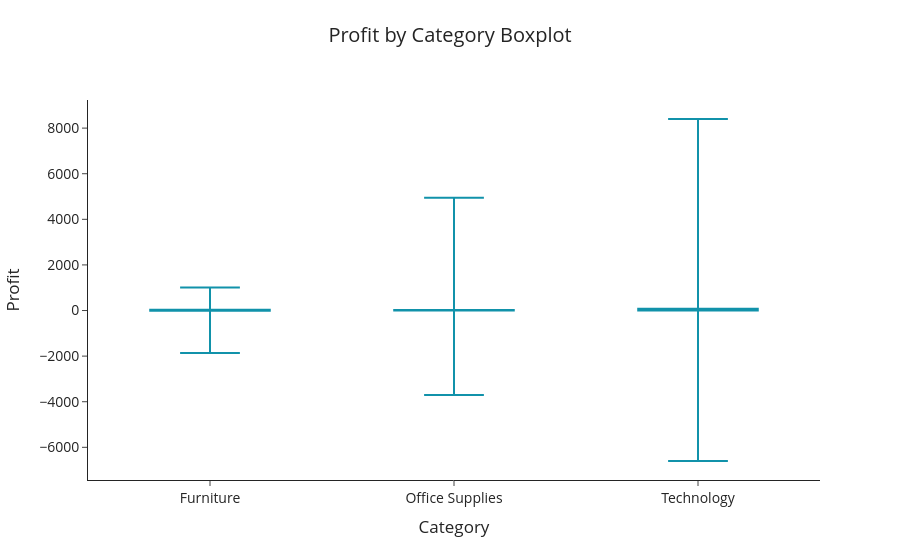

Here is the notebook cell this chart was saved with:
### Code cell
# Sales by Category
fig = go.Figure(
    go.Box(x = df['Category'],
           y = df['Profit'],
           notched = True,
           boxpoints = False,
           marker_color = colors[0])
)


#Set Title and x/y axis labels
fig.update_layout(
    xaxis_title="Category",
    yaxis_title="Profit",
    showlegend = False,
    font = dict(
            size = 14
            ),    
    title={
        'text': "Profit by Category Boxplot",
        'y':0.95,
        'x':0.5
        },
    template = 'simple_white'
    )

fig.show()

### Figure 1 — Plotly figure (JSON) as saved in the notebook; plotly's stock layout.template omitted (floating-point values rounded to 4 significant figures; data arrays with more than 128 entries replaced by an {"elided": "..."} marker saying what was removed)
{"data": [{"boxpoints": false, "marker": {"color": "#1192AA"}, "notched": true, "type": "box", "x": {"elided": "9994 str values"}, "y": {"elided": "9994 float values"}}], "layout": {"font": {"size": 14}, "showlegend": false, "title": {"text": "Profit by Category Boxplot", "x": 0.5, "y": 0.95}, "xaxis": {"title": {"text": "Category"}}, "yaxis": {"title": {"text": "Profit"}}}}
